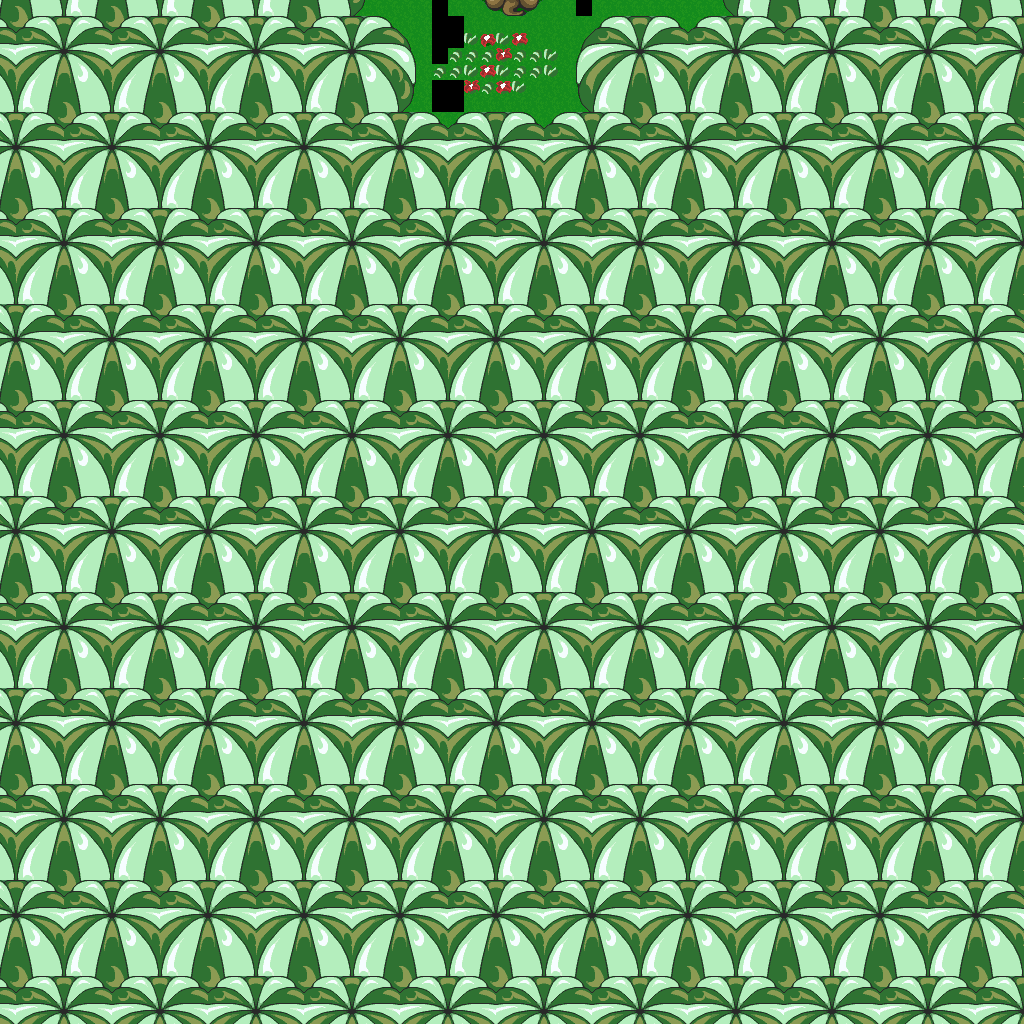

The image is a tile-based game level rendered from a .tmx file. Its description and source (layers, tilesets, objects; grid data summarised) follow:
An orthogonal 64x64 tile map with 16x16 px tiles, 1 tile layer (base), 1 hidden layer not drawn.

<map version="1.10" tiledversion="1.12.1" orientation="orthogonal" renderorder="right-down" width="64" height="64" tilewidth="16" tileheight="16" infinite="0" nextlayerid="3" nextobjectid="1">
 <tileset firstgid="1" source="../classiciphone_pics4.tsx" />
 <layer id="1" name="base" width="64" height="64">
  <data>[4096 cells, 4085 non-empty, 61 distinct tile ids]</data>
 </layer>
 <layer id="2" name="collision" width="64" height="64" visible="0">
  <properties><property name="collision" value="true" /></properties>
  <data>[4096 cells, 4004 non-empty, 1 distinct tile ids]</data>
 </layer>
</map>
